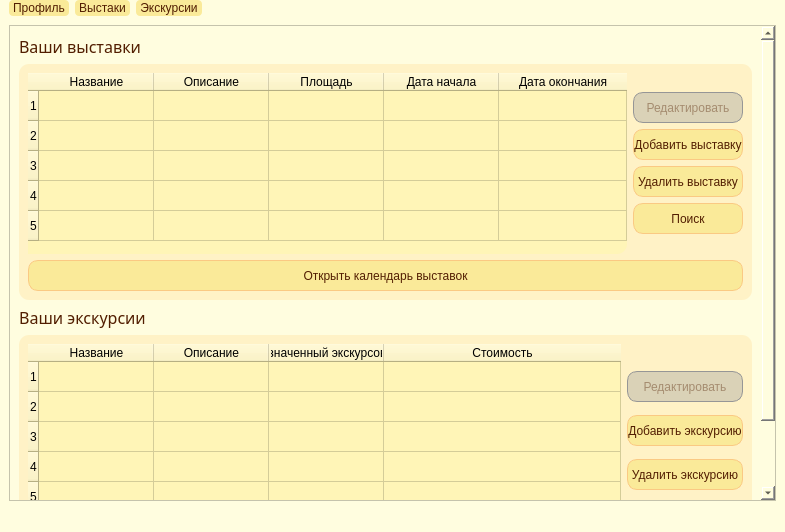
<?xml version="1.0" encoding="UTF-8"?>
<ui version="4.0">
 <class>ManagerMainWindow</class>
 <widget class="QMainWindow" name="ManagerMainWindow">
  <property name="geometry">
   <rect>
    <x>0</x>
    <y>0</y>
    <width>785</width>
    <height>532</height>
   </rect>
  </property>
  <property name="windowTitle">
   <string>Главное окно - (Менеджер)</string>
  </property>
  <property name="styleSheet">
   <string notr="true">QMenuBar {
background-color: rgb(250, 234, 153);
font: 87 10pt &quot;Arial Black&quot;;
padding-left: 3px;
	color: rgb(82, 30, 1);
}

QMenuBar::item {
spacing: 3px; /* spacing between menu bar items */
padding: 1px 4px;
background: transparent;
border-radius: 4px;
background-color: rgb(250, 234, 153);
}

QMenuBar::item:selected { /* when selected using mouse or keyboard */
background: #fac983;
}

QMenu {
background-color: rgb(149, 166, 174); 
	font: 75 8pt &quot;Arial Black&quot;;
}

QMenu::item {
background-color: transparent;
}

QMenu::item:selected {
background-color: #fac983; /* rot */
}
QWidget{background-color: rgb(255, 253, 223);}</string>
  </property>
  <widget class="QWidget" name="centralwidget">
   <layout class="QVBoxLayout" name="verticalLayout_4">
    <item>
     <widget class="QScrollArea" name="scrollArea">
      <property name="styleSheet">
       <string notr="true">border: 0px solid;
QAbstractScrollArea {
	
	border-radius: 10px;
}

 QScrollBar::handle:vertical {
    background: #fac983
 }</string>
      </property>
      <property name="widgetResizable">
       <bool>true</bool>
      </property>
      <widget class="QWidget" name="scrollAreaWidgetContents">
       <property name="geometry">
        <rect>
         <x>0</x>
         <y>0</y>
         <width>750</width>
         <height>592</height>
        </rect>
       </property>
       <layout class="QVBoxLayout" name="verticalLayout_2">
        <item>
         <layout class="QHBoxLayout" name="horizontalLayout_4">
          <item>
           <widget class="QLabel" name="exhibitonLabel">
            <property name="sizePolicy">
             <sizepolicy hsizetype="Fixed" vsizetype="Fixed">
              <horstretch>0</horstretch>
              <verstretch>0</verstretch>
             </sizepolicy>
            </property>
            <property name="font">
             <font>
              <family>Arial Black</family>
              <pointsize>12</pointsize>
              <weight>10</weight>
              <italic>false</italic>
              <bold>false</bold>
             </font>
            </property>
            <property name="styleSheet">
             <string notr="true">QLabel {
	font: 87 12pt &quot;Arial Black&quot;;
	color: rgb(82, 30, 1);
}</string>
            </property>
            <property name="text">
             <string>Ваши выставки</string>
            </property>
            <property name="alignment">
             <set>Qt::AlignCenter</set>
            </property>
            <property name="margin">
             <number>0</number>
            </property>
           </widget>
          </item>
          <item>
           <spacer name="horizontalSpacer_2">
            <property name="orientation">
             <enum>Qt::Horizontal</enum>
            </property>
            <property name="sizeHint" stdset="0">
             <size>
              <width>40</width>
              <height>20</height>
             </size>
            </property>
           </spacer>
          </item>
          <item>
           <widget class="QPushButton" name="setVisibleExhibitionTableButton">
            <property name="sizePolicy">
             <sizepolicy hsizetype="Fixed" vsizetype="Fixed">
              <horstretch>0</horstretch>
              <verstretch>0</verstretch>
             </sizepolicy>
            </property>
            <property name="styleSheet">
             <string notr="true">

QWidget {
	border 1px solid;
	border-radius: 20px;
	background-color: transparent;
	
}

QPushButton {
	border-radius: 20px;
    border-style: outset;

}

QPushButton:hover {
    background: qradialgradient(
        cx: 0.3, cy: -0.4, fx: 0.3, fy: -0.4,
        radius: 1.35, stop: 0.7 #faea99, stop: 1 #521e01
        );
    }

QPushButton:pressed {
    border-style: inset;
    background: qradialgradient(
        cx: 0.4, cy: -0.1, fx: 0.4, fy: -0.1,
        radius: 1.35, stop: 0 #fff, stop: 1 #521e01
        );
    }</string>
            </property>
            <property name="text">
             <string/>
            </property>
            <property name="icon">
             <iconset>
              <normaloff>components/inactive drop button.png</normaloff>components/inactive drop button.png</iconset>
            </property>
            <property name="iconSize">
             <size>
              <width>40</width>
              <height>40</height>
             </size>
            </property>
           </widget>
          </item>
         </layout>
        </item>
        <item>
         <widget class="QWidget" name="managerExhibitionTableWidget" native="true">
          <property name="minimumSize">
           <size>
            <width>0</width>
            <height>236</height>
           </size>
          </property>
          <property name="styleSheet">
           <string notr="true">QMenuBar {
background-color: rgb(250, 234, 153);
font: 87 10pt &quot;Arial Black&quot;;
padding-left: 3px;
	color: rgb(82, 30, 1);
}

QMenuBar::item {
spacing: 3px; /* spacing between menu bar items */
padding: 1px 4px;
background: transparent;
border-radius: 4px;
background-color: rgb(250, 234, 153);
}

QMenuBar::item:selected { /* when selected using mouse or keyboard */
background: #fac983;
}

QMenu {
background-color: rgb(149, 166, 174); 
	font: 75 8pt &quot;Arial Black&quot;;
}

QMenu::item {
background-color: transparent;
}

QMenu::item:selected {
background-color: #fac983; /* rot */
}
QWidget{background-color: rgba(255, 218, 144, 80);
border-radius: 10px;}</string>
          </property>
          <layout class="QVBoxLayout" name="verticalLayout">
           <item>
            <layout class="QHBoxLayout" name="horizontalLayout_5">
             <item>
              <widget class="QTableWidget" name="exhibitionTable">
               <property name="styleSheet">
                <string notr="true">
QTableWidgetItem {
	font: 8pt &quot;Arial&quot;;
}

QWidget {background-color: rgb(255, 245, 183);}

QAbstractItemView {

	font: 8pt &quot;Arial Black&quot;;
}

QAbstractScrollArea {
	
	border-radius: 10px;
}

 QScrollBar::handle:vertical {
    background: #fac983
 }

QScrollBar::handle:horizontal {
    background: #fac983;
 }
</string>
               </property>
               <property name="sortingEnabled">
                <bool>false</bool>
               </property>
               <property name="columnCount">
                <number>5</number>
               </property>
               <attribute name="horizontalHeaderCascadingSectionResizes">
                <bool>false</bool>
               </attribute>
               <attribute name="horizontalHeaderDefaultSectionSize">
                <number>115</number>
               </attribute>
               <attribute name="horizontalHeaderStretchLastSection">
                <bool>true</bool>
               </attribute>
               <attribute name="verticalHeaderShowSortIndicator" stdset="0">
                <bool>false</bool>
               </attribute>
               <attribute name="verticalHeaderStretchLastSection">
                <bool>false</bool>
               </attribute>
               <row>
                <property name="text">
                 <string>1</string>
                </property>
               </row>
               <row>
                <property name="text">
                 <string>2</string>
                </property>
               </row>
               <row>
                <property name="text">
                 <string>3</string>
                </property>
               </row>
               <row>
                <property name="text">
                 <string>4</string>
                </property>
               </row>
               <row>
                <property name="text">
                 <string>5</string>
                </property>
               </row>
               <column>
                <property name="text">
                 <string>Название</string>
                </property>
               </column>
               <column>
                <property name="text">
                 <string>Описание</string>
                </property>
               </column>
               <column>
                <property name="text">
                 <string>Площадь</string>
                </property>
               </column>
               <column>
                <property name="text">
                 <string>Дата начала</string>
                </property>
               </column>
               <column>
                <property name="text">
                 <string>Дата окончания</string>
                </property>
               </column>
              </widget>
             </item>
             <item>
              <layout class="QVBoxLayout" name="exhibitionTableEdit">
               <item>
                <spacer name="verticalSpacer_2">
                 <property name="orientation">
                  <enum>Qt::Vertical</enum>
                 </property>
                 <property name="sizeType">
                  <enum>QSizePolicy::Preferred</enum>
                 </property>
                 <property name="sizeHint" stdset="0">
                  <size>
                   <width>20</width>
                   <height>20</height>
                  </size>
                 </property>
                </spacer>
               </item>
               <item>
                <widget class="QPushButton" name="editExhibitionButton">
                 <property name="enabled">
                  <bool>false</bool>
                 </property>
                 <property name="minimumSize">
                  <size>
                   <width>100</width>
                   <height>31</height>
                  </size>
                 </property>
                 <property name="maximumSize">
                  <size>
                   <width>16777215</width>
                   <height>31</height>
                  </size>
                 </property>
                 <property name="styleSheet">
                  <string notr="true">QWidget {
	background-color: rgb(250, 234, 153);
	border: 1px solid rgb(250, 201, 131);
	border-radius: 10px;
	text-align: center;
}

QAbstractButton {
	
	font: 87 8pt &quot;Arial Black&quot;;
	color: rgb(82, 30, 1);
}
QPushButton:hover:!pressed {
  border: 2px solid rga(250, 201, 131);
}



QPushButton:!enabled {
	
	background: rgba(160, 160, 160, 100);
	font: 87 8pt &quot;Arial Black&quot;;
	border: 1px solid rgb(150, 150, 150);
	border-radius: 10px;
	color: rgba(82, 30, 1, 100);
}</string>
                 </property>
                 <property name="text">
                  <string>Редактировать</string>
                 </property>
                </widget>
               </item>
               <item>
                <widget class="QPushButton" name="addExhibitionButton">
                 <property name="minimumSize">
                  <size>
                   <width>100</width>
                   <height>31</height>
                  </size>
                 </property>
                 <property name="maximumSize">
                  <size>
                   <width>16777215</width>
                   <height>31</height>
                  </size>
                 </property>
                 <property name="styleSheet">
                  <string notr="true">QWidget {
	background-color: rgb(250, 234, 153);
	border: 1px solid rgb(250, 201, 131);
	border-radius: 10px;
	text-align: center;
}

QAbstractButton {
	
	font: 87 8pt &quot;Arial Black&quot;;
	color: rgb(82, 30, 1);
}
QPushButton:hover:!pressed {
  border: 2px solid rgb(250, 201, 131);
}</string>
                 </property>
                 <property name="text">
                  <string>Добавить выставку</string>
                 </property>
                </widget>
               </item>
               <item>
                <widget class="QPushButton" name="deleteExhibitionButton">
                 <property name="minimumSize">
                  <size>
                   <width>100</width>
                   <height>31</height>
                  </size>
                 </property>
                 <property name="maximumSize">
                  <size>
                   <width>16777215</width>
                   <height>31</height>
                  </size>
                 </property>
                 <property name="styleSheet">
                  <string notr="true">QWidget {
	background-color: rgb(250, 234, 153);
	border: 1px solid rgb(250, 201, 131);
	border-radius: 10px;
	text-align: center;
}

QAbstractButton {
	
	font: 87 8pt &quot;Arial Black&quot;;
	color: rgb(82, 30, 1);
}
QPushButton:hover:!pressed {
  border: 2px solid rgb(250, 201, 131);
}</string>
                 </property>
                 <property name="text">
                  <string>Удалить выставку</string>
                 </property>
                </widget>
               </item>
               <item>
                <widget class="QPushButton" name="findExhibitionButton">
                 <property name="minimumSize">
                  <size>
                   <width>100</width>
                   <height>31</height>
                  </size>
                 </property>
                 <property name="maximumSize">
                  <size>
                   <width>16777215</width>
                   <height>31</height>
                  </size>
                 </property>
                 <property name="styleSheet">
                  <string notr="true">QWidget {
	background-color: rgb(250, 234, 153);
	border: 1px solid rgb(250, 201, 131);
	border-radius: 10px;
	text-align: center;
}

QAbstractButton {
	
	font: 87 8pt &quot;Arial Black&quot;;
	color: rgb(82, 30, 1);
}
QPushButton:hover:!pressed {
  border: 2px solid rgb(250, 201, 131);
}</string>
                 </property>
                 <property name="text">
                  <string>Поиск</string>
                 </property>
                </widget>
               </item>
               <item>
                <spacer name="verticalSpacer_3">
                 <property name="orientation">
                  <enum>Qt::Vertical</enum>
                 </property>
                 <property name="sizeType">
                  <enum>QSizePolicy::Preferred</enum>
                 </property>
                 <property name="sizeHint" stdset="0">
                  <size>
                   <width>20</width>
                   <height>20</height>
                  </size>
                 </property>
                </spacer>
               </item>
              </layout>
             </item>
            </layout>
           </item>
           <item>
            <widget class="QPushButton" name="openExhibitionCalendarButton">
             <property name="minimumSize">
              <size>
               <width>100</width>
               <height>31</height>
              </size>
             </property>
             <property name="maximumSize">
              <size>
               <width>16777215</width>
               <height>31</height>
              </size>
             </property>
             <property name="styleSheet">
              <string notr="true">QWidget {
	background-color: rgb(250, 234, 153);
	border: 1px solid rgb(250, 201, 131);
	border-radius: 10px;
	text-align: center;
}

QAbstractButton {
	
	font: 87 8pt &quot;Arial Black&quot;;
	color: rgb(82, 30, 1);
}
QPushButton:hover:!pressed {
  border: 2px solid rgb(250, 201, 131);
}</string>
             </property>
             <property name="text">
              <string>Открыть календарь выставок</string>
             </property>
            </widget>
           </item>
          </layout>
         </widget>
        </item>
        <item>
         <layout class="QHBoxLayout" name="horizontalLayout_6">
          <item>
           <widget class="QLabel" name="exhibitonLabel_2">
            <property name="sizePolicy">
             <sizepolicy hsizetype="Fixed" vsizetype="Fixed">
              <horstretch>0</horstretch>
              <verstretch>0</verstretch>
             </sizepolicy>
            </property>
            <property name="font">
             <font>
              <family>Arial Black</family>
              <pointsize>12</pointsize>
              <weight>10</weight>
              <italic>false</italic>
              <bold>false</bold>
             </font>
            </property>
            <property name="styleSheet">
             <string notr="true">QLabel {
	font: 87 12pt &quot;Arial Black&quot;;
	color: rgb(82, 30, 1);
}</string>
            </property>
            <property name="text">
             <string>Ваши экскурсии</string>
            </property>
            <property name="alignment">
             <set>Qt::AlignCenter</set>
            </property>
            <property name="margin">
             <number>0</number>
            </property>
           </widget>
          </item>
          <item>
           <spacer name="horizontalSpacer_3">
            <property name="orientation">
             <enum>Qt::Horizontal</enum>
            </property>
            <property name="sizeHint" stdset="0">
             <size>
              <width>40</width>
              <height>20</height>
             </size>
            </property>
           </spacer>
          </item>
          <item>
           <widget class="QPushButton" name="setVisibleExcursionTableButton">
            <property name="sizePolicy">
             <sizepolicy hsizetype="Fixed" vsizetype="Fixed">
              <horstretch>0</horstretch>
              <verstretch>0</verstretch>
             </sizepolicy>
            </property>
            <property name="styleSheet">
             <string notr="true">

QWidget {
	border 1px solid;
	border-radius: 20px;
	background-color: transparent;
	
}

QPushButton {
	border-radius: 20px;
    border-style: outset;

}

QPushButton:hover {
    background: qradialgradient(
        cx: 0.3, cy: -0.4, fx: 0.3, fy: -0.4,
        radius: 1.35, stop: 0.7 #faea99, stop: 1 #521e01
        );
    }

QPushButton:pressed {
    border-style: inset;
    background: qradialgradient(
        cx: 0.4, cy: -0.1, fx: 0.4, fy: -0.1,
        radius: 1.35, stop: 0 #fff, stop: 1 #521e01
        );
    }</string>
            </property>
            <property name="text">
             <string/>
            </property>
            <property name="icon">
             <iconset>
              <normaloff>components/inactive drop button.png</normaloff>components/inactive drop button.png</iconset>
            </property>
            <property name="iconSize">
             <size>
              <width>40</width>
              <height>40</height>
             </size>
            </property>
           </widget>
          </item>
         </layout>
        </item>
        <item>
         <widget class="QWidget" name="managerExcursionTableWidget" native="true">
          <property name="minimumSize">
           <size>
            <width>0</width>
            <height>236</height>
           </size>
          </property>
          <property name="styleSheet">
           <string notr="true">QMenuBar {
background-color: rgb(250, 234, 153);
font: 87 10pt &quot;Arial Black&quot;;
padding-left: 3px;
	color: rgb(82, 30, 1);
}

QMenuBar::item {
spacing: 3px; /* spacing between menu bar items */
padding: 1px 4px;
background: transparent;
border-radius: 4px;
background-color: rgb(250, 234, 153);
}

QMenuBar::item:selected { /* when selected using mouse or keyboard */
background: #fac983;
}

QMenu {
background-color: rgb(149, 166, 174); 
	font: 75 8pt &quot;Arial Black&quot;;
}

QMenu::item {
background-color: transparent;
}

QMenu::item:selected {
background-color: #fac983; /* rot */
}
QWidget{background-color: rgba(255, 218, 144, 80);
border-radius: 10px;}</string>
          </property>
          <layout class="QVBoxLayout" name="verticalLayout_3">
           <item>
            <layout class="QHBoxLayout" name="horizontalLayout_7">
             <item>
              <widget class="QTableWidget" name="excursionTable">
               <property name="styleSheet">
                <string notr="true">
QTableWidgetItem {
	font: 8pt &quot;Arial&quot;;
}

QWidget {background-color: rgb(255, 245, 183);}

QAbstractItemView {

	font: 8pt &quot;Arial Black&quot;;
}

QAbstractScrollArea {
	
	border-radius: 10px;
}

 QScrollBar::handle:vertical {
    background: #fac983
 }

QScrollBar::handle:horizontal {
    background: #fac983;
 }
</string>
               </property>
               <property name="sortingEnabled">
                <bool>false</bool>
               </property>
               <property name="columnCount">
                <number>4</number>
               </property>
               <attribute name="horizontalHeaderCascadingSectionResizes">
                <bool>false</bool>
               </attribute>
               <attribute name="horizontalHeaderDefaultSectionSize">
                <number>115</number>
               </attribute>
               <attribute name="horizontalHeaderStretchLastSection">
                <bool>true</bool>
               </attribute>
               <attribute name="verticalHeaderShowSortIndicator" stdset="0">
                <bool>false</bool>
               </attribute>
               <attribute name="verticalHeaderStretchLastSection">
                <bool>false</bool>
               </attribute>
               <row>
                <property name="text">
                 <string>1</string>
                </property>
               </row>
               <row>
                <property name="text">
                 <string>2</string>
                </property>
               </row>
               <row>
                <property name="text">
                 <string>3</string>
                </property>
               </row>
               <row>
                <property name="text">
                 <string>4</string>
                </property>
               </row>
               <row>
                <property name="text">
                 <string>5</string>
                </property>
               </row>
               <column>
                <property name="text">
                 <string>Название</string>
                </property>
               </column>
               <column>
                <property name="text">
                 <string>Описание</string>
                </property>
               </column>
               <column>
                <property name="text">
                 <string>Назначенный экскурсовод</string>
                </property>
               </column>
               <column>
                <property name="text">
                 <string>Стоимость</string>
                </property>
               </column>
              </widget>
             </item>
             <item>
              <layout class="QVBoxLayout" name="excursionTableEdit">
               <item>
                <spacer name="verticalSpacer_5">
                 <property name="orientation">
                  <enum>Qt::Vertical</enum>
                 </property>
                 <property name="sizeType">
                  <enum>QSizePolicy::Preferred</enum>
                 </property>
                 <property name="sizeHint" stdset="0">
                  <size>
                   <width>20</width>
                   <height>20</height>
                  </size>
                 </property>
                </spacer>
               </item>
               <item>
                <widget class="QPushButton" name="editExcursionButton">
                 <property name="enabled">
                  <bool>false</bool>
                 </property>
                 <property name="minimumSize">
                  <size>
                   <width>100</width>
                   <height>31</height>
                  </size>
                 </property>
                 <property name="maximumSize">
                  <size>
                   <width>16777215</width>
                   <height>31</height>
                  </size>
                 </property>
                 <property name="styleSheet">
                  <string notr="true">QWidget {
	background-color: rgb(250, 234, 153);
	border: 1px solid rgb(250, 201, 131);
	border-radius: 10px;
	text-align: center;
}

QAbstractButton {
	
	font: 87 8pt &quot;Arial Black&quot;;
	color: rgb(82, 30, 1);
}
QPushButton:hover:!pressed {
  border: 2px solid rga(250, 201, 131);
}



QPushButton:!enabled {
	
	background: rgba(160, 160, 160, 100);
	font: 87 8pt &quot;Arial Black&quot;;
	border: 1px solid rgb(150, 150, 150);
	border-radius: 10px;
	color: rgba(82, 30, 1, 100);
}</string>
                 </property>
                 <property name="text">
                  <string>Редактировать</string>
                 </property>
                </widget>
               </item>
               <item>
                <widget class="QPushButton" name="addExcursionButton">
                 <property name="minimumSize">
                  <size>
                   <width>100</width>
                   <height>31</height>
                  </size>
                 </property>
                 <property name="maximumSize">
                  <size>
                   <width>16777215</width>
                   <height>31</height>
                  </size>
                 </property>
                 <property name="styleSheet">
                  <string notr="true">QWidget {
	background-color: rgb(250, 234, 153);
	border: 1px solid rgb(250, 201, 131);
	border-radius: 10px;
	text-align: center;
}

QAbstractButton {
	
	font: 87 8pt &quot;Arial Black&quot;;
	color: rgb(82, 30, 1);
}
QPushButton:hover:!pressed {
  border: 2px solid rgb(250, 201, 131);
}</string>
                 </property>
                 <property name="text">
                  <string>Добавить экскурсию</string>
                 </property>
                </widget>
               </item>
               <item>
                <widget class="QPushButton" name="deleteExcursionButton">
                 <property name="minimumSize">
                  <size>
                   <width>100</width>
                   <height>31</height>
                  </size>
                 </property>
                 <property name="maximumSize">
                  <size>
                   <width>16777215</width>
                   <height>31</height>
                  </size>
                 </property>
                 <property name="styleSheet">
                  <string notr="true">QWidget {
	background-color: rgb(250, 234, 153);
	border: 1px solid rgb(250, 201, 131);
	border-radius: 10px;
	text-align: center;
}

QAbstractButton {
	
	font: 87 8pt &quot;Arial Black&quot;;
	color: rgb(82, 30, 1);
}
QPushButton:hover:!pressed {
  border: 2px solid rgb(250, 201, 131);
}</string>
                 </property>
                 <property name="text">
                  <string>Удалить экскурсию</string>
                 </property>
                </widget>
               </item>
               <item>
                <widget class="QPushButton" name="findExcursionButton">
                 <property name="minimumSize">
                  <size>
                   <width>100</width>
                   <height>31</height>
                  </size>
                 </property>
                 <property name="maximumSize">
                  <size>
                   <width>16777215</width>
                   <height>31</height>
                  </size>
                 </property>
                 <property name="styleSheet">
                  <string notr="true">QWidget {
	background-color: rgb(250, 234, 153);
	border: 1px solid rgb(250, 201, 131);
	border-radius: 10px;
	text-align: center;
}

QAbstractButton {
	
	font: 87 8pt &quot;Arial Black&quot;;
	color: rgb(82, 30, 1);
}
QPushButton:hover:!pressed {
  border: 2px solid rgb(250, 201, 131);
}</string>
                 </property>
                 <property name="text">
                  <string>Поиск</string>
                 </property>
                </widget>
               </item>
               <item>
                <spacer name="verticalSpacer_6">
                 <property name="orientation">
                  <enum>Qt::Vertical</enum>
                 </property>
                 <property name="sizeType">
                  <enum>QSizePolicy::Preferred</enum>
                 </property>
                 <property name="sizeHint" stdset="0">
                  <size>
                   <width>20</width>
                   <height>20</height>
                  </size>
                 </property>
                </spacer>
               </item>
              </layout>
             </item>
            </layout>
           </item>
          </layout>
         </widget>
        </item>
       </layout>
      </widget>
     </widget>
    </item>
   </layout>
  </widget>
  <widget class="QMenuBar" name="menubar">
   <property name="geometry">
    <rect>
     <x>0</x>
     <y>0</y>
     <width>785</width>
     <height>21</height>
    </rect>
   </property>
   <widget class="QMenu" name="profileMenu">
    <property name="title">
     <string>Профиль</string>
    </property>
    <addaction name="viewProfileInfoAction"/>
    <addaction name="quitSessionAction"/>
   </widget>
   <widget class="QMenu" name="exhibitionMenu">
    <property name="title">
     <string>Выстаки</string>
    </property>
    <addaction name="selectExhibitionTableAction"/>
    <addaction name="separator"/>
    <addaction name="addExhibitionTableAction"/>
    <addaction name="deleteExhibitionTableAction"/>
    <addaction name="findExhibitionTableAction"/>
   </widget>
   <widget class="QMenu" name="excursionMenu">
    <property name="title">
     <string>Экскурсии</string>
    </property>
    <addaction name="selectExcursionTableAction"/>
    <addaction name="separator"/>
    <addaction name="addExcursionAction"/>
    <addaction name="removeExcursionAction"/>
   </widget>
   <addaction name="profileMenu"/>
   <addaction name="exhibitionMenu"/>
   <addaction name="excursionMenu"/>
  </widget>
  <widget class="QStatusBar" name="statusbar"/>
  <action name="selectEmployeeTableAction">
   <property name="checkable">
    <bool>true</bool>
   </property>
   <property name="checked">
    <bool>true</bool>
   </property>
   <property name="text">
    <string>Выбрать</string>
   </property>
  </action>
  <action name="action">
   <property name="text">
    <string>Поиск...</string>
   </property>
  </action>
  <action name="viewProfileInfoAction">
   <property name="text">
    <string>Показать</string>
   </property>
  </action>
  <action name="quitSessionAction">
   <property name="text">
    <string>Выход</string>
   </property>
  </action>
  <action name="selectExhibitionTableAction">
   <property name="checkable">
    <bool>true</bool>
   </property>
   <property name="checked">
    <bool>true</bool>
   </property>
   <property name="text">
    <string>Выбрать</string>
   </property>
   <property name="shortcut">
    <string>F1</string>
   </property>
  </action>
  <action name="addExhibitionTableAction">
   <property name="text">
    <string>Добавить</string>
   </property>
  </action>
  <action name="deleteExhibitionTableAction">
   <property name="text">
    <string>Удалить</string>
   </property>
   <property name="shortcut">
    <string>Del</string>
   </property>
  </action>
  <action name="findExhibitionTableAction">
   <property name="text">
    <string>Поиск...</string>
   </property>
   <property name="shortcut">
    <string>Ctrl+F</string>
   </property>
  </action>
  <action name="selectExcursionTableAction">
   <property name="checkable">
    <bool>true</bool>
   </property>
   <property name="checked">
    <bool>true</bool>
   </property>
   <property name="text">
    <string>Выбрать</string>
   </property>
   <property name="shortcut">
    <string>F2</string>
   </property>
  </action>
  <action name="addExcursionAction">
   <property name="text">
    <string>Добавить</string>
   </property>
   <property name="shortcut">
    <string>Ctrl+N</string>
   </property>
  </action>
  <action name="removeExcursionAction">
   <property name="text">
    <string>Удалить</string>
   </property>
   <property name="shortcut">
    <string>Del</string>
   </property>
  </action>
 </widget>
 <resources/>
 <connections/>
</ui>
